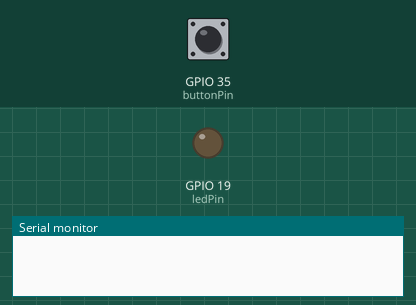
The sketch below on a simulated ESP32. Parts: output pins drawn as LEDs (lit = HIGH), the last lines printed to the serial monitor. Dashed ring = blinking. The test bench sets the inputs (shaded band); at power-on: GPIO 35 (buttonPin) HIGH.

Above: at 0.1 s.
At 1.2 s:
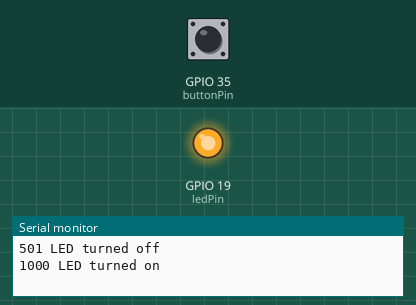
1.3 s: GPIO 35 (buttonPin) pulled LOW for 0.15 s
At 1.65 s:
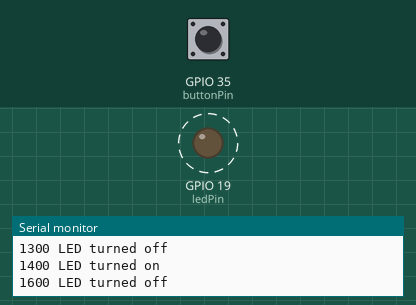
Timing chart, 0 to 10.3 s (numbered marks = the images above; inputs shaded):
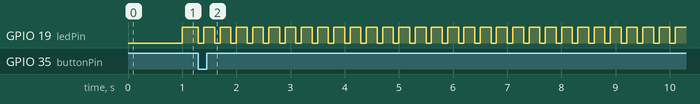

The sketch:

HoldS4BlinkLED5_20241122.ino
```cpp
#include <Arduino.h>

const int ledPin = 19;          // LED pin
//const int buttonPin = 36;      // Button pin
const int buttonPin = 35;      // Button pin

unsigned long previousMillis = 0;  // To store last time LED was updated

// Timing for the LED blink rates
const unsigned long normalOnTime = 500;
const unsigned long normalOffTime = 500;
const unsigned long fastOnTime = 200;
const unsigned long fastOffTime = 100;

unsigned long onTime = normalOnTime;  // Current on time
unsigned long offTime = normalOffTime;  // Current off time

bool ledState = HIGH;  // Initial LED state
bool buttonState;     // Current button state
bool lastButtonState = HIGH;  // Last button state (assuming pull-up)

void setup() {
  pinMode(ledPin, OUTPUT);
  pinMode(buttonPin, INPUT_PULLUP); // Assuming the button is connected to GND
  Serial.begin(115200);
}

void loop() {
  unsigned long currentMillis = millis();
  buttonState = digitalRead(buttonPin);

  // Check if the button state has changed from HIGH to LOW (button press)
  if (buttonState == LOW && lastButtonState == HIGH) {
    // Toggle fastBlink mode
    if (onTime == normalOnTime) {  // If currently in normal mode, switch to fast
      onTime = fastOnTime;
      offTime = fastOffTime;
    } else {  // If currently in fast mode, switch to normal
      onTime = normalOnTime;
      offTime = normalOffTime;
    }
//    delay(50); // Debounce delay
  }
  lastButtonState = buttonState;  // Update the last button state

  // Check to update LED state based on the current time and on/off durations
  if ((ledState == HIGH && (currentMillis - previousMillis >= onTime)) ||
      (ledState == LOW && (currentMillis - previousMillis >= offTime))) {
    ledState = !ledState;  // Toggle the state
    digitalWrite(ledPin, ledState);  // Update the actual LED
    previousMillis = currentMillis;  // Reset the timer
    Serial.print(millis());
    Serial.print(" ");
    Serial.println(ledState ? "LED turned on" : "LED turned off");
  }
}
```

Measured:
- after the input at 1.3 s, GPIO 19 (ledPin): alternates HIGH for 0.20 s and LOW for 0.10 s, starting at once
